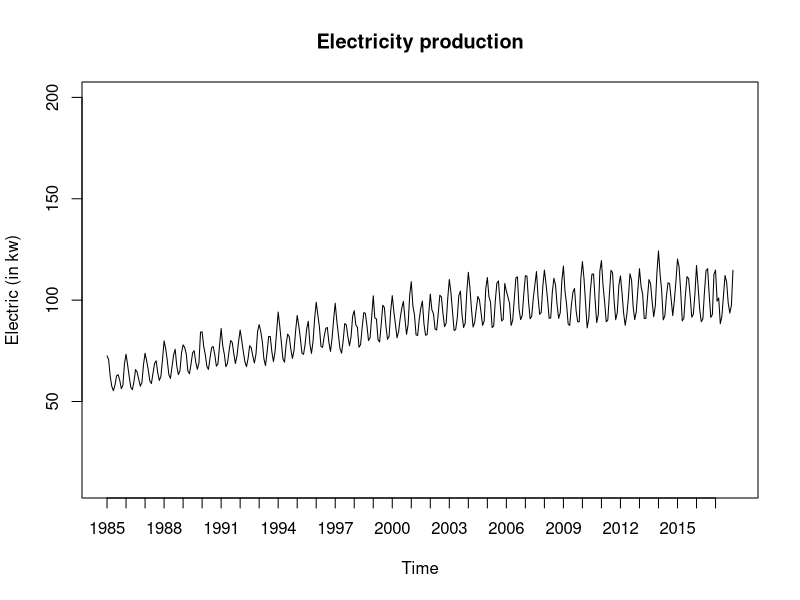
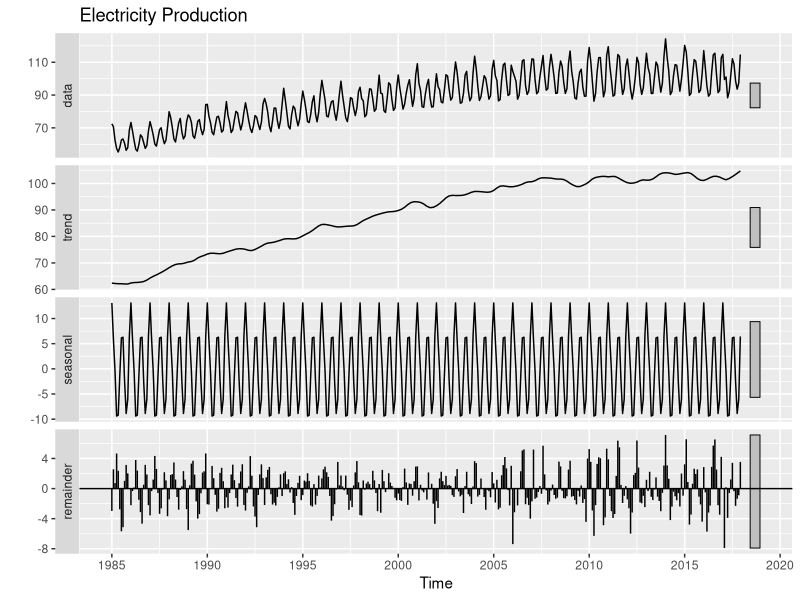
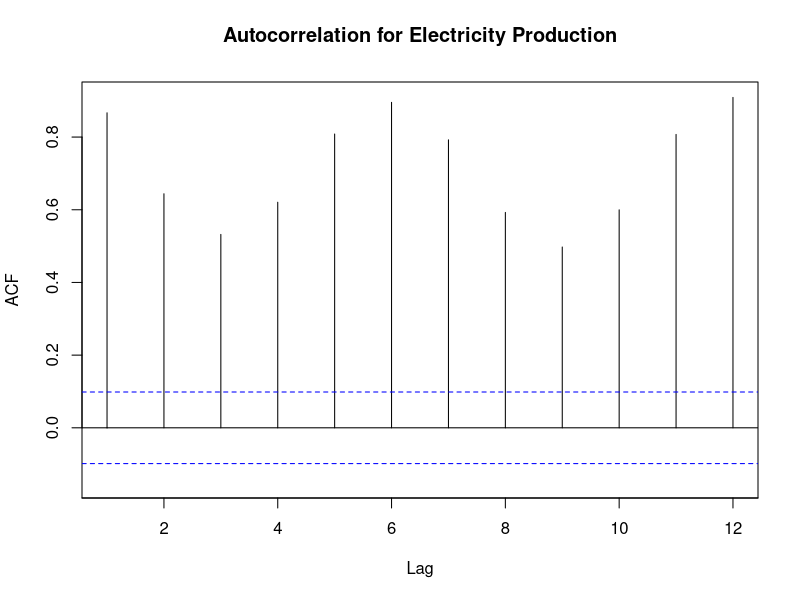
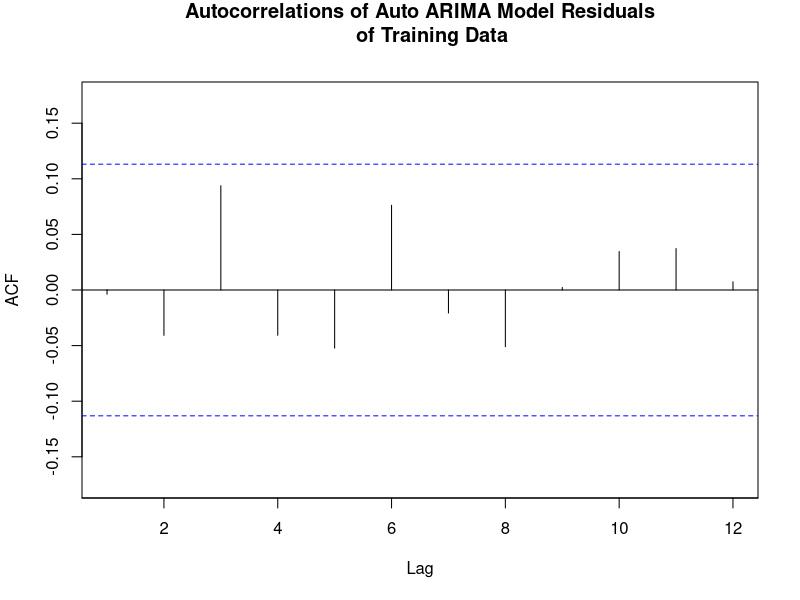
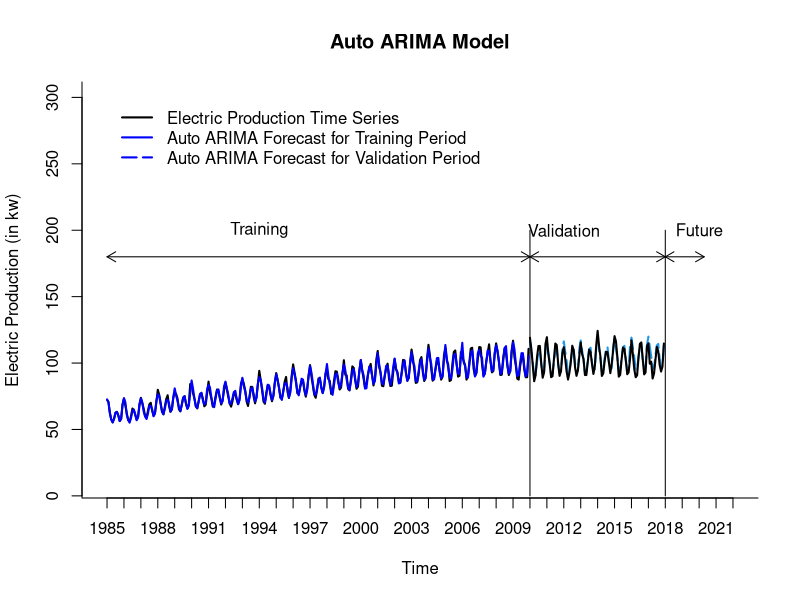
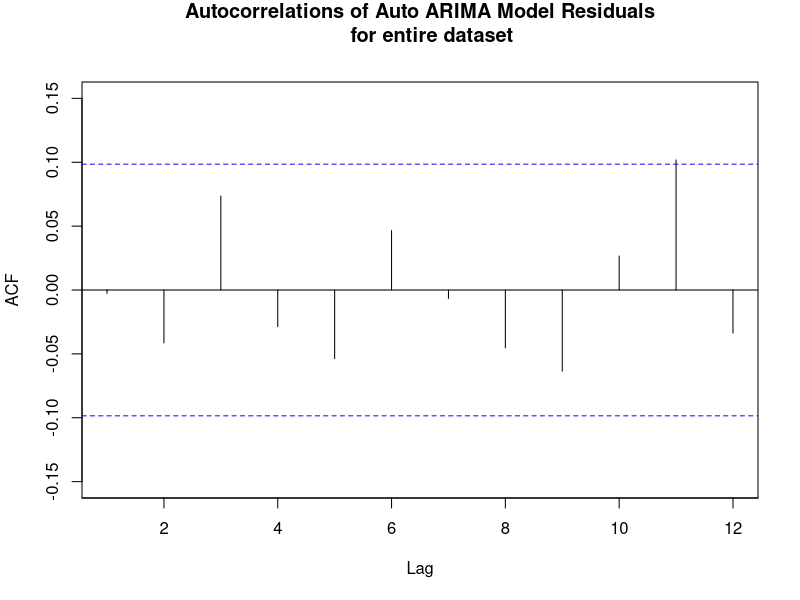
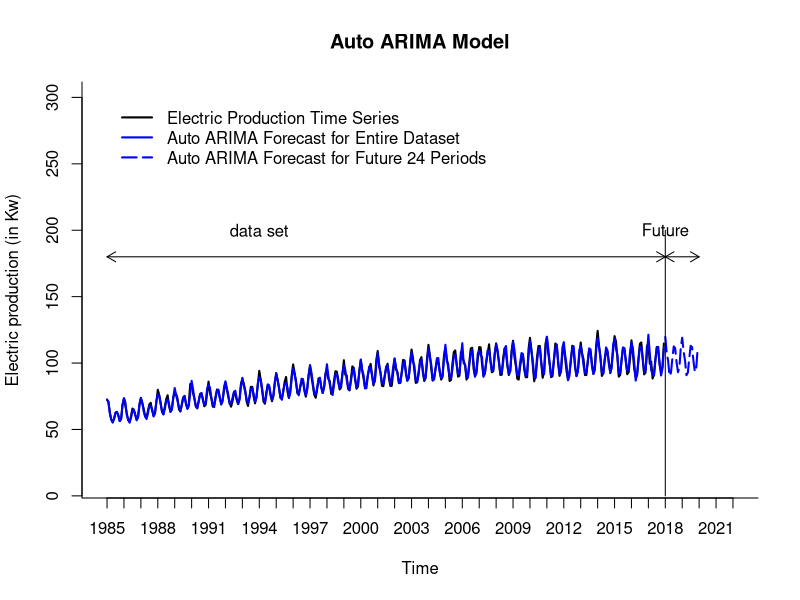

Write R code to recreate these figures, in order.
library(forecast)

# Set working directory for locating files.
setwd("C:/Users/azmat/Downloads")

# Create data frame.
Electric_p.data <- read.csv("Electric_Production.csv")
Electric_p.data

# Function ts() takes three arguments: start, end, and freq.
# With monthly data, frequency (freq) of periods in a season (year) is 12. 
# With quarterly data, frequency in a season (year) is equal to 4.
# Arguments start and end are pairs: (season number, period number).
Electric_p.ts <- ts(Electric_p.data$IPG2211A2N, 
                      start = c(1985, 1), end = c(2017, 12), freq = 12)

## Use plot() to plot time series data 
plot(Electric_p.ts, 
     xlab = "Time", ylab = "Electric (in kw)", 
     ylim = c(10, 200), xaxt = 'n',
     main = "Electricity production")

# Establish x-axis scale interval for time in months.
axis(1, at = seq(1985, 2017, 1), labels = format(seq(1985, 2017, 1)))

# Use stl() function to plot times series components of the original data. 
# The plot includes original data, trend, seasonal, and reminder 
# (level and noise component).
Electric_p.stl <- stl(Electric_p.ts, s.window = "periodic")
autoplot(Electric_p.stl, main = "Electricity Production")

## TEST PREDICTABILITY OF Electricity Production.

# Use Arima() function to fit AR(1) model 
# The ARIMA model of order = c(1,0,0) gives an AR(1) model.
Electric_p.ar1<- Arima(Electric_p.ts, order = c(1,0,0))
summary(Electric_p.ar1)

# Apply z-test to test the null hypothesis that beta 
# coefficient of AR(1) is equal to 1.
ar1 <- 0.8734
s.e. <- 0.0245
null_mean <- 1
alpha <- 0.05
z.stat <- (ar1-null_mean)/s.e.
z.stat
p.value <- pnorm(z.stat)
p.value
if (p.value<alpha) {
  "Reject null hypothesis"
} else {
  "Accept null hypothesis"
}


# Use Acf() function to identify autocorrelation and plot autocorrelation
# for different lags.
autocor <- Acf(Electric_p.ts, lag.max = 12, 
               main = "Autocorrelation for Electricity Production")

# Define the numbers of months in the training and validation sets,
# nTrain and nValid, respectively.
# Total number of period length(Electric_p.ts) = 96.
# nvalid = 96 months (8 years), from January 2010 to December 2017.
# nTrain = 300 months (25 years), from January 1985 to December 2009.

nValid <- 96 
nTrain <- length(Electric_p.ts) - nValid
train.ts <- window(Electric_p.ts, start = c(1985, 1), end = c(1985, nTrain))
valid.ts <- window(Electric_p.ts, start = c(1985, nTrain + 1), 
                   end = c(1985, nTrain + nValid))

# FIT REGRESSION MODEL WITH (1) LINEAR TREND (2) QUADRATIC (POLYNOMIAL) TREND, 
## (3) SEASONALITY, (4) LINEAR TREND AND SEASONALITY, AND
## (5) QUADRATIC TREND AND SEASONALITY.
## IDENTIFY FORECAST FOR VALIDATION PERIOD FOR EACH MODEL.

## (1) LINEAR TREND MODEL.
# Use tslm() function to create linear trend model.
train.lin <- tslm(train.ts ~ trend)

# See summary of quadratic trend model and associated parameters.
summary(train.lin)

# Apply forecast() function to make predictions for ts data in
# validation set.  
train.lin.pred <- forecast(train.lin, h = nValid, level = 0)
train.lin.pred

## (2) QUADRATIC TREND MODEL.
# Use tslm() function to create quadratic (polynomial) trend model.
train.quad <- tslm(train.ts ~ trend + I(trend^2))

# See summary of quadratic trend model and associated parameters.
summary(train.quad)

# Apply forecast() function to make predictions for ts data in
# validation set.  
train.quad.pred <- forecast(train.quad, h = nValid, level = 0)
train.quad.pred

## (3) SEASONALITY MODEL.
# Use tslm() function to create seasonal model.
train.season <- tslm(train.ts ~ season)

# See summary of seasonal model and associated parameters.
summary(train.season)

# Apply forecast() function to make predictions for ts with 
# seasonality data in validation set.  
train.season.pred <- forecast(train.season, h = nValid, level = 0)
train.season.pred

## (4) LINEAR TREND AND SEASONALITY MODEL.
# Use tslm() function to create linear trend and seasonal model.
train.lin.trend.season <- tslm(train.ts ~ trend  + season)

# See summary of linear trend and seasonality model and associated parameters.
summary(train.lin.trend.season)

# Apply forecast() function to make predictions for ts with 
# trend and seasonality data in validation set.  
train.lin.trend.season.pred <- 
  forecast(train.lin.trend.season, h = nValid, level = 0)
train.lin.trend.season.pred


## (5) QUADRATIC TREND AND SEASONALITY MODEL.
# Use tslm() function to create quadratic trend and seasonal model.
train.quad.trend.season <- tslm(train.ts ~ trend + I(trend^2) + season)

# See summary of quadratic trend and seasonality model and associated parameters.
summary(train.quad.trend.season)

# Apply forecast() function to make predictions for ts with 
# trend and seasonality data in validation set.  
train.quad.trend.season.pred <- 
  forecast(train.quad.trend.season, h = nValid, level = 0)
train.quad.trend.season.pred

# Use accuracy() function to identify common accuracy measures
# for the developed forecast in the validation period.
round(accuracy(train.lin.pred$mean, valid.ts),3)
round(accuracy(train.quad.pred$mean, valid.ts),3)
round(accuracy(train.season.pred$mean, valid.ts),3)
round(accuracy(train.lin.trend.season.pred$mean, valid.ts),3)
round(accuracy(train.quad.trend.season.pred$mean, valid.ts),3)

# Use tslm() function to create regression model with linear trend 
# and seasonality for entire data set
lin.season <- tslm(Electric_p.ts ~ trend + season)

# See summary of linear trend and seasonality equation and
# associated parameters.
summary(lin.season)

# Apply forecast() function to make predictions for ts with 
# linear trend and seasonality data in 24 future periods.
lin.season.pred <- forecast(lin.season, h = 24, level = 0)
lin.season.pred

# Use tslm() function to create linear trend model.
lin.trend <- tslm(Electric_p.ts ~ trend)

# Apply forecast() function to make predictions for ts with 
# linear trend  data in 24 future periods.
lin.trend.pred <- forecast(lin.trend, h = 24, level = 0)

# Use tslm() function to create regression model with quadratic trend 
# and seasonality for entire data set
quad.season <- tslm(Electric_p.ts ~ trend + I(trend^2) + season)

# See summary of linear trend and seasonality equation and associated parameters.
summary(quad.season)

# Apply forecast() function to make predictions for ts with 
# quadratic trend and seasonality data in 24 future periods.
quad.season.pred <- forecast(quad.season, h = 24, level = 0)
quad.season.pred

## COMPARE ACCURACY MEASURES OF REGRESSION FORECAST WITH LINEAR TREND AND
# SEASONALITY, LINEAR TREND AND QUADRATIC TREND SEASONALITY FOR THE
# ENTIRE DATA SET WITH ACCURACY MEASURES OF NAIVE FORECAST AND 
#SEASONAL NAIVE FORECAST FOR ENTIRE DATA SET.

# Use accuracy() function to identify common accuracy measures
round(accuracy(lin.season.pred$fitted, Electric_p.ts),3)
round(accuracy(lin.trend.pred$fitted, Electric_p.ts),3)
round(accuracy(quad.season.pred$fitted, Electric_p.ts),3)
round(accuracy((naive(Electric_p.ts))$fitted, Electric_p.ts), 3)
round(accuracy((snaive(Electric_p.ts))$fitted, Electric_p.ts), 3)

## TEST PREDICTABILITY OF Electricity Production.

# Use Arima() function to fit AR(1) model 
# The ARIMA model of order = c(1,0,0) gives an AR(1) model.
Electric_p.ar1<- Arima(Electric_p.ts, order = c(1,0,0))
summary(Electric_p.ar1)

# Apply z-test to test the null hypothesis that beta 
# coefficient of AR(1) is equal to 1.
ar1 <- 0.8734
s.e. <- 0.0245
null_mean <- 1
alpha <- 0.05
z.stat <- (ar1-null_mean)/s.e.
z.stat
p.value <- pnorm(z.stat)
p.value
if (p.value<alpha) {
  "Reject null hypothesis"
} else {
  "Accept null hypothesis"
}

## FIT AUTO ARIMA MODEL.

# Use auto.arima() function to fit ARIMA model.
# Use summary() to show auto ARIMA model and its parameters.
train.auto.arima <- auto.arima(train.ts)
summary(train.auto.arima)

# Apply forecast() function to make predictions for ts with 
# auto ARIMA model in validation set.  
train.auto.arima.pred <- forecast(train.auto.arima, h = nValid, level = 0)
train.auto.arima.pred

# Using Acf() function, create autocorrelation chart of auto ARIMA 
# model residuals.
Acf(train.auto.arima$residuals, lag.max = 12, 
    main = "Autocorrelations of Auto ARIMA Model Residuals
    of Training Data")

plot(train.auto.arima.pred, 
     xlab = "Time", ylab = "Electric Production (in kw)", 
     ylim = c(10,300 ), xaxt = "n", 
     bty = "l", xlim = c(1985, 2022), 
     main = "Auto ARIMA Model", lwd = 2, flty = 5) 
axis(1, at = seq(1985, 2022, 1), labels = format(seq(1985, 2022, 1)))
lines(train.auto.arima.pred$fitted, col = "blue", lwd = 2)
lines(valid.ts, col = "black", lwd = 2, lty = 1)
legend(1985,300, legend = c("Electric Production Time Series", 
                            "Auto ARIMA Forecast for Training Period",
                            "Auto ARIMA Forecast for Validation Period"), 
       col = c("black", "blue" , "blue"), 
       lty = c(1, 1, 5), lwd =c(2, 2, 2), bty = "n")

# Plot on the chart vertical lines and horizontal arrows
# describing training, validation, and future prediction intervals.
lines(c(2010, 2010), c(0, 200))
lines(c(2018, 2018), c(0, 200))
text(1994,200, "Training")
text(2012, 200, "Validation")
text(2020, 200, "Future")
arrows(1985, 180, 2010, 180, code = 3, length = 0.1,
       lwd = 1, angle = 30)
arrows(2010, 180, 2018, 180, code = 3, length = 0.1,
       lwd = 1, angle = 30)
arrows(2018, 180, 2020.3, 180, code = 3, length = 0.1,
       lwd = 1, angle = 30)

# Use auto.arima() function to fit ARIMA model for entire data set.
# use summary() to show auto ARIMA model and its parameters for entire data set.
auto.arima <- auto.arima(Electric_p.ts)
summary(auto.arima)

# Apply forecast() function to make predictions for ts with 
# auto ARIMA model for the future 24 periods. 
auto.arima.pred <- forecast(auto.arima, h = 24, level = 0)
auto.arima.pred

# Use Acf() function to create autocorrelation chart of auto ARIMA 
# model residuals.
Acf(auto.arima$residuals, lag.max = 12, 
    main = "Autocorrelations of Auto ARIMA Model Residuals
    for entire dataset")

# Plot historical data, predictions for historical data, and seasonal 
# ARIMA forecast for 24 future periods.
plot(Electric_p.ts, 
     xlab = "Time", ylab = "Electric production (in Kw)", 
     ylim = c(10, 300), xaxt = "n", 
     bty = "l", xlim = c(1985, 2022), 
     main = "Auto ARIMA Model", lwd = 2, flty = 5) 
axis(1, at = seq(1985, 2022, 1), labels = format(seq(1985, 2022, 1)))
lines(auto.arima$fitted, col = "blue", lwd = 2)
lines(auto.arima.pred$mean, col = "blue", lty = 5, lwd = 2)
legend(1985,300, legend = c("Electric Production Time Series", 
                            "Auto ARIMA Forecast for Entire Dataset",
                            "Auto ARIMA Forecast for Future 24 Periods"), 
       col = c("black", "blue" , "blue"), 
       lty = c(1, 1, 5), lwd =c(2, 2, 2), bty = "n")

# plot on the chart vertical lines and horizontal arrows
# describing training and future prediction intervals.
lines(c(2018, 2018), c(0, 200))
text(1994,200, "data set")
text(2018, 200, "Future")
arrows(1985, 180, 2018, 180, code = 3, length = 0.1,
       lwd = 1, angle = 30)
arrows(2018, 180, 2020, 180, code = 3, length = 0.1,
       lwd = 1, angle = 30)


# MEASURE FORECAST ACCURACY FOR ENTIRE DATA SET.

# Use accuracy() function to identify common accuracy measures for:

# (1) Auto ARIMA Model,
# (2) Seasonal naive forecast, and
# (3) Naive forecast.

round(accuracy(auto.arima.pred$fitted, Electric_p.ts), 3)
round(accuracy((snaive(Electric_p.ts))$fitted, Electric_p.ts), 3)
round(accuracy((naive(Electric_p.ts))$fitted, Electric_p.ts), 3)


